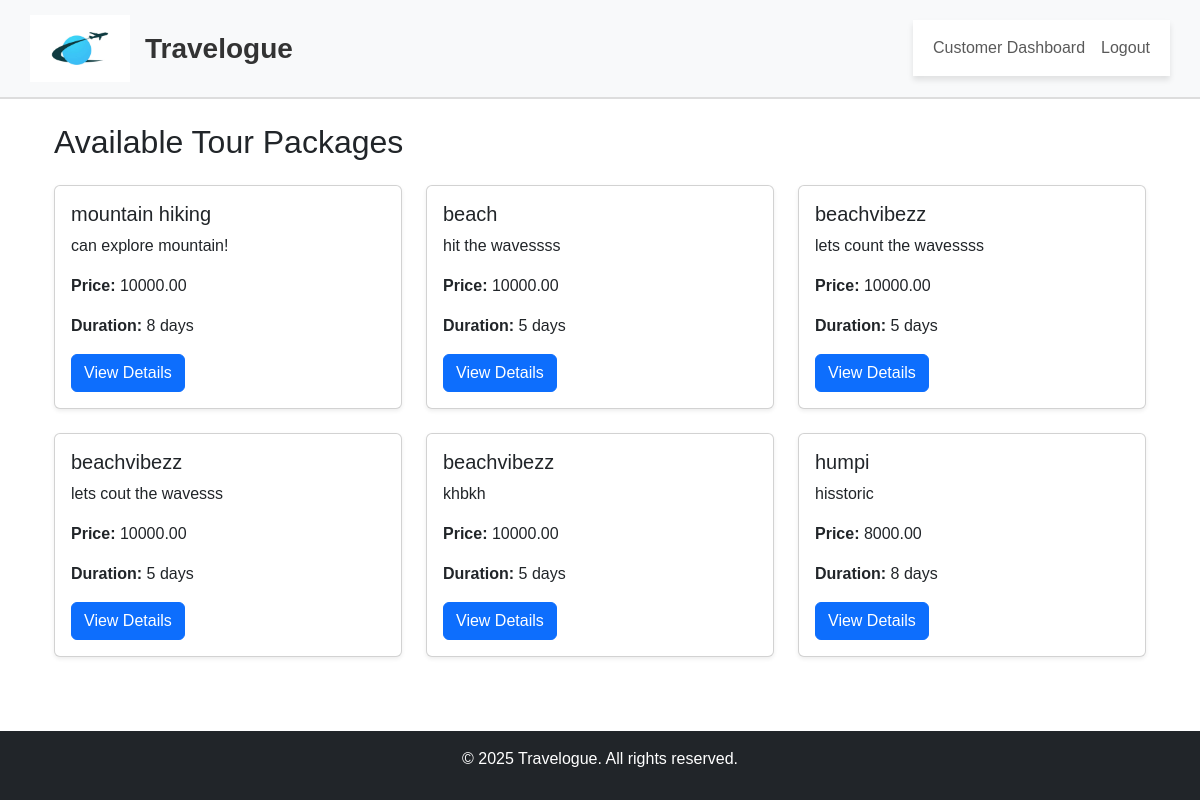
The page /tours/list/ (signed in) on the database its author committed.
### apps/tours/models.py (models this page shows, shortened)
class TourPackage(models.Model):
    vendor = models.ForeignKey(
        CustomUser,
        on_delete=models.CASCADE,
        related_name="vendors_tourpackages",
        limit_choices_to={'user_type': 'vendor'}
    )
    title = models.CharField(max_length=200)
    description = models.TextField()
    price = models.DecimalField(max_digits=10, decimal_places=2)
    currency = models.CharField(max_length=10, default='INR')  # Or use choices if you want
    category = models.CharField(max_length=100, blank=True, null=True)
    available_spots = models.PositiveIntegerField(default=0)
    expiry_date = models.DateField(null=True, blank=True)
    duration = models.PositiveIntegerField(help_text="Duration in days")
    is_active = models.BooleanField(default=True)
    is_approved = models.BooleanField(default=False)
    created_at = models.DateTimeField(auto_now_add=True)

### apps/tours/views.py (the view)
# urls.py: path("list/", TourListView.as_view(), name="tour_list"),
class TourListView(ListView):
    model = TourPackage
    template_name = "tours/tour_list.html"
    context_object_name = "tours"
    def get_queryset(self):
        today = timezone.now().date()
        return TourPackage.objects.filter(is_approved=True, expiry_date__gte=today)

### apps/tours/templates/tours/tour_list.html (shortened to what this page needs)
{% extends "base.html" %}
{% block content %}
<div class="container mt-4">
    <h2 class="mb-4">Available Tour Packages</h2>
    <div class="row">
        {% for tour in tours %}
        <div class="col-md-4">
            <div class="card mb-4 shadow-sm">
                <div class="card-body">
                    <h5 class="card-title">{{ tour.title }}</h5>
                    <p class="card-text">{{ tour.description|truncatechars:100 }}</p>
                    <p><strong>Price:</strong> {{ tour.get_currency_display }}{{ tour.price }}</p>
                    <p><strong>Duration:</strong> {{ tour.duration }} days</p>
                    <a href="{% url 'tours:tour_detail' tour.id %}" class="btn btn-primary">View Details</a>
                </div>
            </div>
        </div>
        {% empty %}
        <p>No tour packages available.</p>
        {% endfor %}
    </div>
</div>
{% endblock %}

### static/css/style.css (style rules this page uses)
body { font-family: Arial, sans-serif; }

### rows shown on the page
TourPackage: title "mountain hiking", description "can explore mountain!", price "10000.00", duration "8"
TourPackage: title "beach", description "hit the wavessss", price "10000.00", duration "5"
TourPackage: title "beachvibezz", description "lets count the wavessss", price "10000.00", duration "5"
TourPackage: title "beachvibezz", description "lets cout the wavesss", price "10000.00", duration "5"
TourPackage: title "beachvibezz", description "khbkh", price "10000.00", duration "5"
TourPackage: title "humpi", description "hisstoric", price "8000.00", duration "8"
